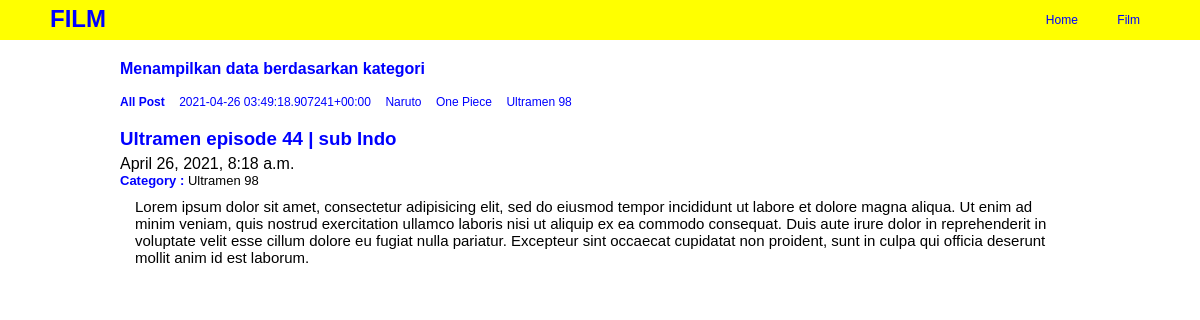
Page /film/post/ultramen-episode-44-sub-indo/ on the committed database.
### film/models.py (models this page shows, shortened)
class Post(models.Model):
	headline = models.CharField(max_length=100)
	body = models.TextField()
	category = models.CharField(max_length=50, default='film favorit')
	publish = models.DateTimeField(auto_now_add=True)
	update = models.DateTimeField(auto_now=True)
	image = models.ImageField(blank=True, upload_to="image/")
	slug = models.SlugField(blank=True, editable=False)

### film/views.py (the view)
# urls.py: path('post/<slugInput>/', views.detailPost, name='detail'),
def detailPost(request, slugInput):
	posts = Post.objects.get(slug=slugInput)
	categorys = Post.objects.values('category').distinct()
	context = {
		'title':'Film Terbaru',
		'categorys':categorys,
		'posts':posts,
	}
	return render(request, 'film/detail_post.html', context)

### film/templates/film/detail_post.html
{% extends "base.html" %}
{% block category %}
	<div class="category">
		<h4>Menampilkan data berdasarkan kategori</h4>
	</div>
{% endblock category %}
{% block contents %}
	<ul>
		<li>
			<a href="{% url 'film:index' %}"><b>All Post</b></a>
		</li>
		{% for data_category in categorys %}
			<li>
				<a href="{% url 'film:category' categoryInput=data_category.category %}">{{data_category.category}}</a>
			</li>
		{% endfor %}
	</ul>
	<br>
	<h3>{{posts.headline}}</h3>
	<h4>{{posts.publish}}</h4>
	<h5><b>Category : </b>{{posts.category}}</h5>
	<p>{{posts.body}}</p>
{% endblock contents %}

### static/css/style.css (style rules this page uses)
* { padding: 0; margin: 0; font-family: sans-serif; }

### film/static/film/css/style.css (style rules this page uses)
.category h4 { margin-bottom: 14px; color: blue; font-weight: bolder; }
h3 { font-weight: bolder; color: blue; }
h4 { font-weight: lighter; margin-top: 5px; }
h5 { font-weight: lighter; font-size: 13px; }
h5 b { color: blue; }
a { text-decoration: none; color: blue; }
p { margin-top: 10px; padding:0 15px; font-size: 15px; }
ul li { display: inline-block; padding-right: 10px; }
ul li a { font-size: 12px; }

### rows in the picture
Post: headline "Ultramen episode 44 | sub Indo", publish "April 26, 2021, 8:18 a.m.", category "Ultramen 98", body "Lorem ipsum dolor sit amet, consectetur adipisicing elit, sed do eiusmod tempor incididunt ut labore et dolore magna aliqua. Ut enim ad minim veniam, quis nostrud exercitation ullamco laboris nisi ut aliquip ex ea commodo consequat. Duis aute irure dolor in reprehenderit in voluptate velit esse cillum dolore eu fugiat nulla pariatur. Excepteur sint occaecat cupidatat non proident, sunt in culpa qui officia deserunt mollit anim id est laborum."

### other values in the picture
{{ data_category.category }} "2021-04-26 03:49:18.907241+00:00" "Naruto" "One Piece" "Ultramen 98"
